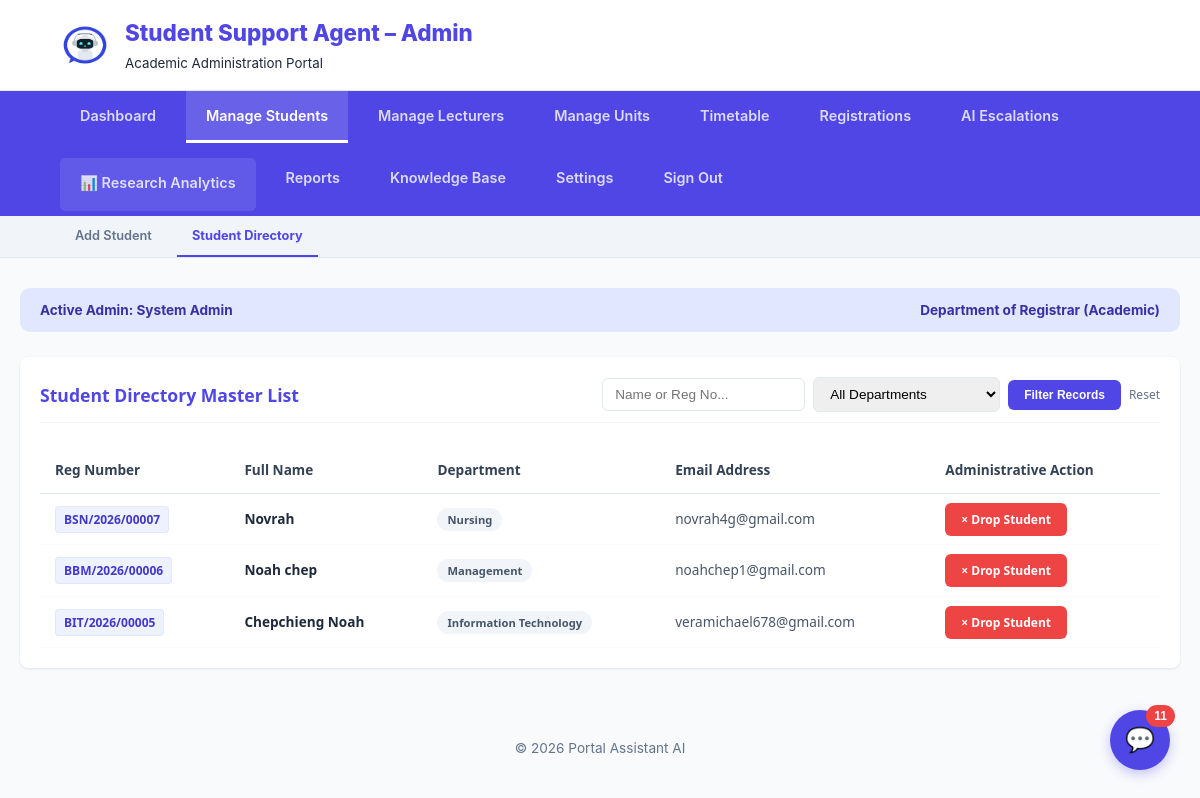
Screenshot of /Admin/Admin-index.php?section=students (signed in) with the database file from the repository.
### tables this page shows
CREATE TABLE `users` (
  `id` int(11) NOT NULL,
  `full_name` varchar(100) NOT NULL,
  `reg_number` varchar(50) NOT NULL,
  `email` varchar(100) NOT NULL,
  `password` varchar(255) NOT NULL,
  `password_changed` tinyint(1) NOT NULL DEFAULT 0,
  `role` enum('student','admin','lecturer') NOT NULL DEFAULT 'student',
  `department` varchar(100) NOT NULL,
  `phone` varchar(20) DEFAULT NULL,
  `created_at` timestamp NOT NULL DEFAULT current_timestamp(),
  `survey_done` tinyint(1) DEFAULT 0
);

### Admin/view_students.php (the view, shortened to what this page needs)
<?php
include_once('db_connect.php');
$search = $_GET['search'] ?? '';
$query = "SELECT * FROM users WHERE role='student'";
$query .= " ORDER BY id DESC";
$result = mysqli_query($conn, $query);
$current_view_count = ($result) ? mysqli_num_rows($result) : 0;
?>
<div class="master-plan-container">
    <div class="plan-header">
        <h2>Student Directory Master List</h2>
        <form class="search-box" method="GET" action="Admin-index.php">
            <input type="text" name="search" placeholder="Name or Reg No..." value="<?php echo htmlspecialchars($search); ?>">
            <select name="dept">
                <option value="all">All Departments</option>
            </select>
            <button type="submit" class="btn-action btn-search">Filter Records</button>
            <a href="Admin-index.php?section=students" style="font-size: 0.75rem; color: #64748b; text-decoration: none;">Reset</a>
        </form>
    </div>
    <table class="workload-table">
        <thead>
            <tr>
                <th>Reg Number</th>
                <th>Full Name</th>
                <th>Department</th>
                <th>Email Address</th>
                <th>Administrative Action</th>
            </tr>
        </thead>
        <tbody>
            <?php if($current_view_count > 0): ?>
                <?php while($row = mysqli_fetch_assoc($result)): ?>
                <tr>
                    <td><span class="reg-badge"><?php echo htmlspecialchars($row['reg_number']); ?></span></td>
                    <td style="font-weight: 600; color: #1e293b;"><?php echo htmlspecialchars($row['full_name']); ?></td>
                    <td><span class="dept-tag"><?php echo htmlspecialchars($row['department']); ?></span></td>
                    <td><?php echo htmlspecialchars($row['email']); ?></td>
                    <td>
                        <a href="Admin-index.php?section=students&drop_id=<?php echo $row['id']; ?>"
                           class="btn-action btn-drop"
                           onclick="return confirm('WARNING: Are you sure you want to drop this student? All their registrations and survey data will be permanently deleted.');">
                            × Drop Student
                        </a>
                    </td>
                </tr>
                <?php endwhile; ?>
            <?php endif; ?>
        </tbody>
    </table>
</div>

### Admin/Admin-index.php (style rules this page uses)
:root { --primary: #4f46e5; --primary-dark: #3730a3; --bg: #f8fafc; --white: #ffffff; --text-main: #1e293b; --text-light: #64748b; --border: #e2e8f0; --accent: #e0e7ff; --success: #10b981; --research: #8b5cf6; --warning: #f59e0b; --danger: #ef4444; }
body { font-family: 'Inter', system-ui, sans-serif; background: var(--bg); color: var(--text-main); margin: 0; line-height: 1.5; }

### Admin/view_students.php (style rules this page uses)
.master-plan-container { background: #ffffff; padding: 20px; border-radius: 8px; box-shadow: 0 1px 3px rgba(0,0,0,0.1); font-family: 'Segoe UI', Tahoma, Geneva, Verdana, sans-serif; }
.plan-header { display: flex; justify-content: space-between; align-items: center; margin-bottom: 25px; padding-bottom: 10px; border-bottom: 1px solid #f1f5f9; }
.plan-header h2 { color: #4f46e5; font-size: 1.1rem; font-weight: 700; margin: 0; }
.search-box { display: flex; gap: 8px; align-items: center; }
.search-box input, .search-box select { padding: 8px 12px; border: 1px solid #e2e8f0; border-radius: 6px; font-size: 0.85rem; }
.workload-table { width: 100%; border-collapse: collapse; }
.workload-table th { text-align: left; padding: 12px 15px; color: #334155; font-weight: 700; border-bottom: 1px solid #e2e8f0; font-size: 0.85rem; }
.workload-table td { padding: 15px; border-bottom: 1px solid #f8fafc; color: #475569; font-size: 0.85rem; vertical-align: middle; }
.reg-badge { background: #eef2ff; color: #4338ca; font-weight: 700; padding: 4px 8px; border-radius: 4px; font-size: 0.75rem; border: 1px solid #e0e7ff; }
.dept-tag { background: #f1f5f9; color: #475569; padding: 4px 10px; border-radius: 20px; font-size: 0.7rem; font-weight: 600; }
.btn-action { background: #4f46e5; color: white; text-decoration: none; padding: 8px 16px; border-radius: 6px; font-size: 0.75rem; font-weight: 600; border: none; cursor: pointer; transition: 0.2s; }
.btn-drop { background: #ef4444; }
.btn-search { background: #4f46e5; }

### rows the page displays
users: reg_number "BSN/2026/00007", full_name "Novrah", department "Nursing", email "novrah4g@gmail.com"
users: reg_number "BBM/2026/00006", full_name "Noah chep", department "Management", email "noahchep1@gmail.com"
users: reg_number "BIT/2026/00005", full_name "Chepchieng Noah", department "Information Technology", email "veramichael678@gmail.com"

### other values shown
$admin_name "System Admin"
$notif_count "11"
